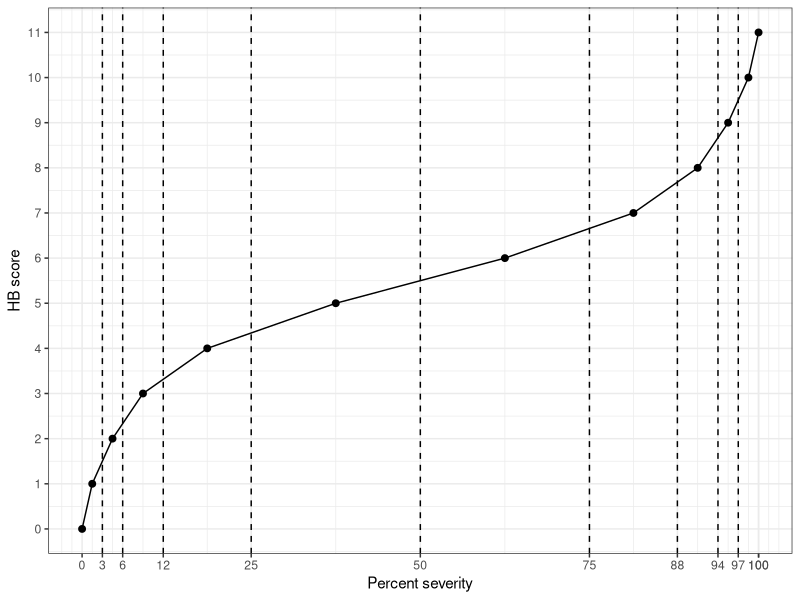

Source code (R):
## ---- chunk 1
#| label: tbl-HB
#| tbl-cap: "The Horsfal-Barrat quantitative ordinal scale used as a tool for assessing plant disease severity "
HB <- tibble::tribble(
  ~score, ~midpoint, ~'lower', ~upper,
  0,     0,  '0',  0, 
  1,   1.5,  '0+',  3, 
  2,   4.5,  '3+',  6, 
  3,   9.0,  '6+', 12,
  4,  18.5, '12+', 25,
  5,  37.5, '25+', 50,
  6,  62.5, '50+', 75,
  7,  81.5, '75+', 88,
  8,  91.0, '88+', 94,
  9,  95.5, '94+', 97,
  10, 98.5, '97+',100, 
  11,  100,  '100',100
  )
knitr::kable(HB)
## ---- chunk 2
#| warning: false
#| message: false
#| label: fig-hb
#| fig-cap: "Ordinal scores of the Horsfal-Barrat scale"
library(tidyverse)
theme_set(theme_bw())
HB |> 
  ggplot(aes(midpoint, score))+
  geom_point(size =2)+
  geom_line()+
  scale_x_continuous(breaks = HB$upper)+
  scale_y_continuous(n.breaks =12)+
  geom_vline(aes(xintercept = 3), linetype = 2)+
  geom_vline(aes(xintercept = 6), linetype = 2)+
  geom_vline(aes(xintercept = 12), linetype = 2)+
  geom_vline(aes(xintercept = 25), linetype = 2)+
  geom_vline(aes(xintercept = 50), linetype = 2)+
  geom_vline(aes(xintercept = 75), linetype = 2)+
  geom_vline(aes(xintercept = 88), linetype = 2)+
  geom_vline(aes(xintercept = 94), linetype = 2)+
  geom_vline(aes(xintercept = 97), linetype = 2)+
  labs(x = "Percent severity", y = "HB score")
  
  
## ---- chunk 3
DSI <- function(unit, score, max) {
df <- data.frame(unit, score)
tab <- aggregate(df$score, list(num=score), length)
tab$weight = tab$num * tab$x
(sum(as.numeric(tab$weight)))/(nrow(df)*max)*100
}
## ---- chunk 4
unit <- c(1:12)
score <- c(2,3,1,1,3,4,5,0,2,5,2,1)
scores <- data.frame(unit, score)
scores

## ---- chunk 5
DSI(scores$unit, scores$score, 6)

## ---- chunk 6
exp <- tibble::tribble(
  ~rep, ~`1`, ~`2`, ~`3`, ~`4`, ~`5`, ~`6`, ~`7`, ~`8`, ~`9`, ~`10`, ~`11`,~`12`,
  1, 2, 3, 1, 1, 3, 4, 5, 0, 2, 5, 2, 1,
  2, 3, 4, 4, 6, 5, 4, 4, 0, 2, 1, 1, 5,
  3, 5, 6, 6, 5, 4, 2, 0, 0, 0, 0, 2, 0,
  4, 5, 6, 0, 0, 0, 3, 3, 2, 1, 0, 2, 3, 
  5, 0, 0, 0, 0, 2, 3, 2, 5, 6, 2, 1, 0,
)
exp

## ---- chunk 7
res <- exp |> 
  pivot_longer(2:13, names_to = "unit", values_to = "score") |>
  group_by(rep) |> 
  summarise(DSI = DSI(unit, score, 6))
## ---- chunk 8
knitr::kable(res)
